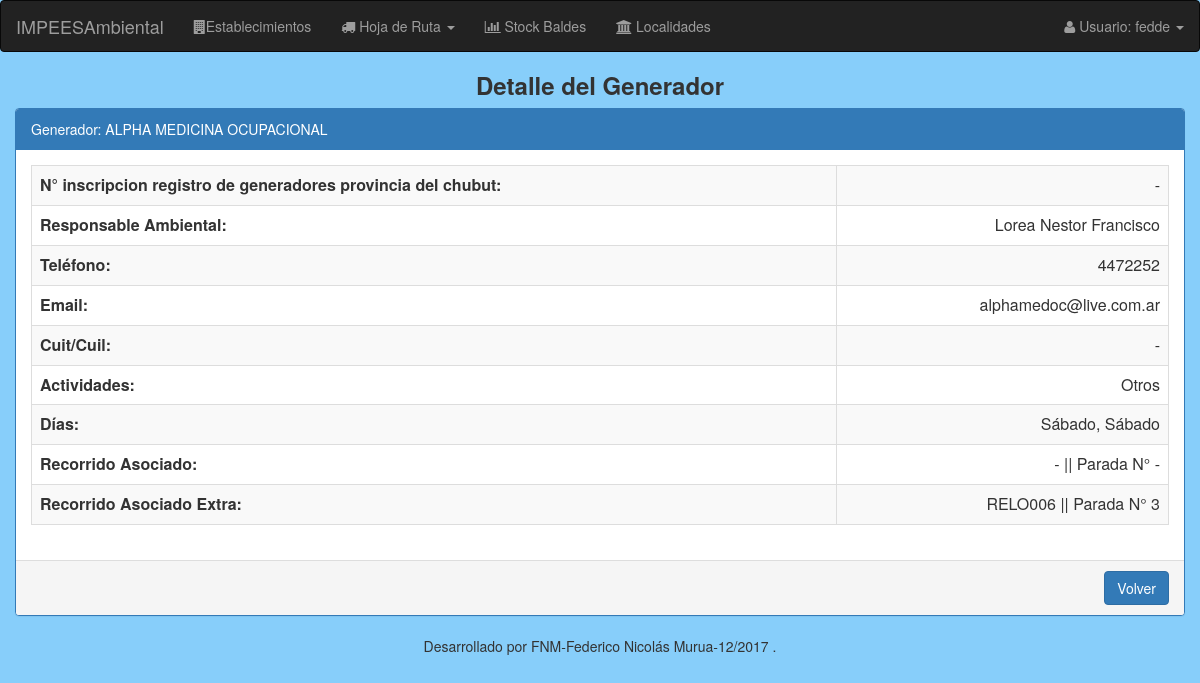
Page /generadores/detalle/generadores/2/ (signed in) on the earlier database version.
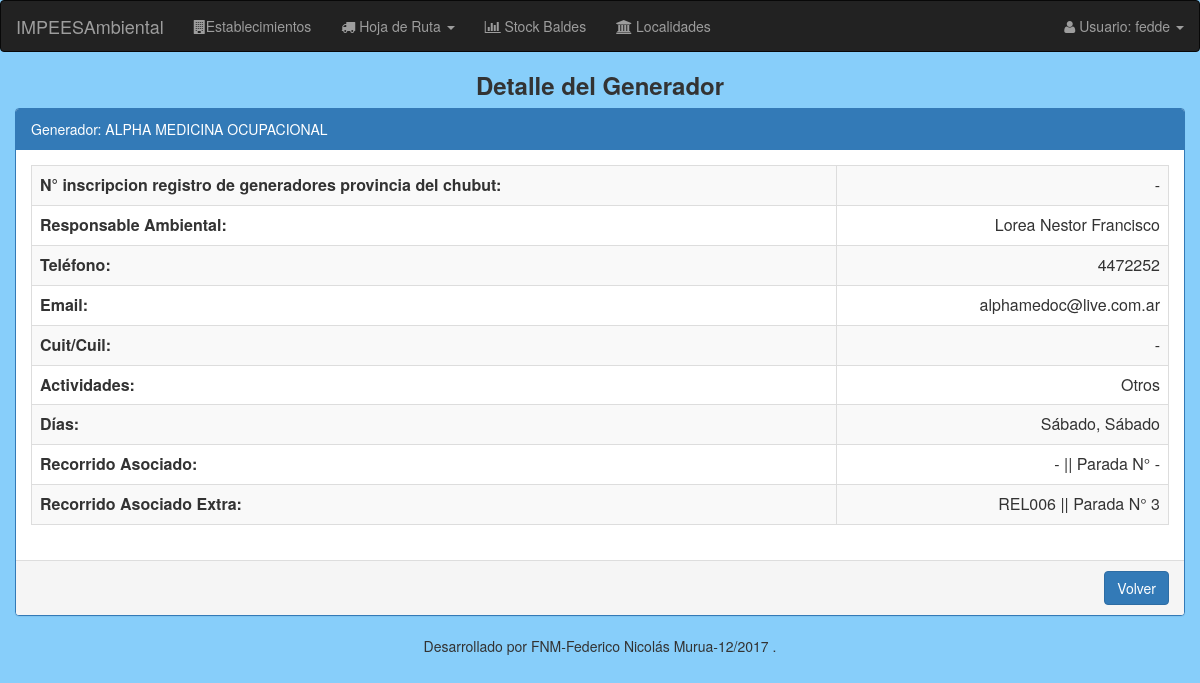
Same page on the later database version.
### modulo_I/models.py (models this page shows, shortened)
class EstablecimientoGenerador(models.Model):
    nro_inscripcion = models.BigIntegerField(unique=True, blank=True, null=True, default=None) # N° inscripcion registro de generadores provincia del chubut
    activo = models.BooleanField(default=False)
    razon_social = models.CharField(max_length=50)
    direccion = models.CharField(max_length=100)
    tipo_actividad = MultiSelectField(choices=sorted(Actividades), blank=True, null=True)
    recoleccion = MultiSelectField(choices=Dias, blank=True, null=True)
    localidad = models.ForeignKey('Localidad', null=True, on_delete=models.SET_NULL)
    telefono = models.CharField(max_length=50, blank=True, null=True)
    email = models.CharField(max_length=200, blank=True, null=True)
    responsable_ambiental = models.CharField(max_length=50, blank=True, null=True)
    cuit = models.CharField(max_length=20, blank=True, null=True)
    recorrido = models.ForeignKey('Recorrido', blank=True, null=True, on_delete=models.SET_NULL)
    nro_parada = models.IntegerField(validators=[MinValueValidator(1)], blank=True, null=True)
    recorrido_extra = models.ForeignKey('Recorrido', blank=True, null=True, on_delete=models.SET_NULL, related_name="recorrido_extra")
    nro_parada_extra = models.IntegerField(validators=[MinValueValidator(1)], blank=True, null=True)

class Recorrido(models.Model):
    nombre = models.CharField(max_length=50, unique=True)
    extra = models.BooleanField(default=False)
    def __str__(self):
        return "%s" % (self.nombre)

### modulo_I/views.py (the view)
@login_required
def detalle_generadores(request, nro_generador):
    generador = EstablecimientoGenerador.objects.get(id=nro_generador)
    return render(request, 'establecimiento/generador_detalle.html', {'generador': generador})

### modulo_I/templates/establecimiento/generador_detalle.html (shortened to what this page needs)
{% extends "base/base_detalle.html" %}
{% load staticfiles %}
{% load staticfiles bootstrap3 %}
{% block header-title %}Detalle del Generador{% endblock %}
{% block panel-heading %}
  Generador: {{generador.razon_social}}
{% endblock %}
{% block detalle %}
  <table class="table table-striped table-bordered">
      <tbody>
          <tr>
              <th>N° inscripcion registro de generadores provincia del chubut:</th>
              <td style="text-align:right;"> {{ generador.nro_inscripcion|default_if_none:"-" }}</td>
          </tr>
          <tr>
              <th>Responsable Ambiental:</th>
              <td style="text-align:right;"> {{ generador.responsable_ambiental|default_if_none:"-" }}</td>
          </tr>
          <tr>
              <th>Teléfono:</th>
              <td style="text-align:right;"> {{ generador.telefono|default_if_none:"-" }}</td>
          </tr>
          <tr>
              <th>Email:</th>
              <td style="text-align:right;"> {{ generador.email|default_if_none:"-" }}</td>
          </tr>
          <tr>
              <th>Cuit/Cuil:</th>
              <td style="text-align:right;"> {{ generador.cuit|default_if_none:"-" }}</td>
          </tr>
          <tr>
              <th>Actividades:</th>
              <td style="text-align:right;"> {{ generador.get_tipo_actividad_display|default_if_none:"-" }}</td>
          </tr>
          <tr>
              <th>Días:</th>
              <td style="text-align:right;"> {{ generador.get_recoleccion_display|default_if_none:"-" }}</td>
          </tr>
          <tr>
              <th>Recorrido Asociado:</th>
              <td style="text-align:right;"> {{ generador.recorrido|default_if_none:"-" }} || Parada N° {{ generador.nro_parada|default_if_none:"-" }}</td>
          </tr>
          <tr>
              <th>Recorrido Asociado Extra:</th>
              <td style="text-align:right;"> {{ generador.recorrido_extra|default_if_none:"-" }} || Parada N° {{ generador.nro_parada_extra|default_if_none:"-" }}</td>
          </tr>
      </tbody>
  </table>
{% endblock %}
{% block url-volver %}
  {% url 'generadores:listado_generadores' %}
{% endblock %}

Differences in the rows shown:
changed through a linked row, EstablecimientoGenerador "Lorea Nestor Francisco": recorrido_extra "RELO006" → "REL006"
